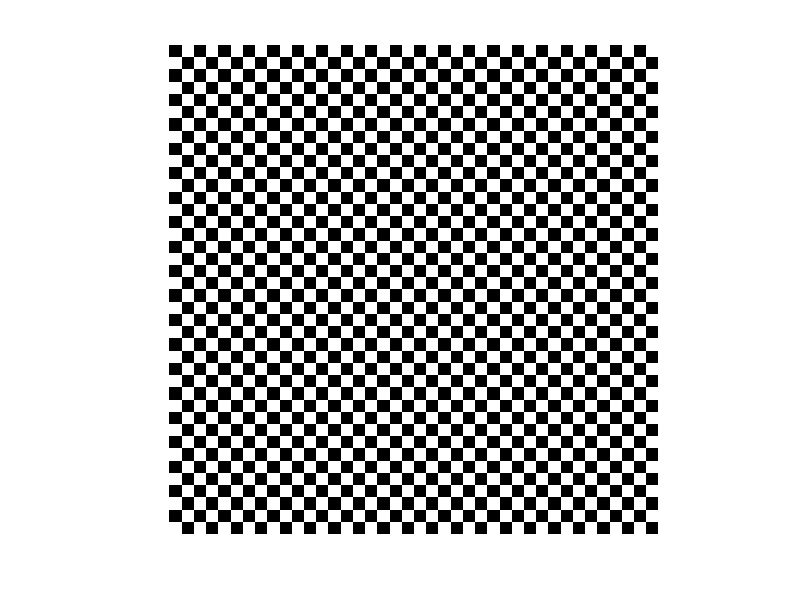

Write MATLAB code to recreate this figure.
%BEGIN>>>>>>>>>>>>>>>>>>>>>>>>>>>>>>>>>>>>>>>>>>>>>>>>>>>>>>>>>>
function checkerboard_101

NumPixels  = 1000;
NumSquares =20;
PixelsPerSide = NumPixels/(NumSquares*2);

IX = checkerboard(PixelsPerSide,NumSquares) > 0.5;
    
display(size(IX),'size(IX)');

imshow(IX)



return
%END<<<<<<<<<<<<<<<<<<<<<<<<<<<<<<<<<<<<<<<<<<<<<<<<<<<<<<<<<<<<

